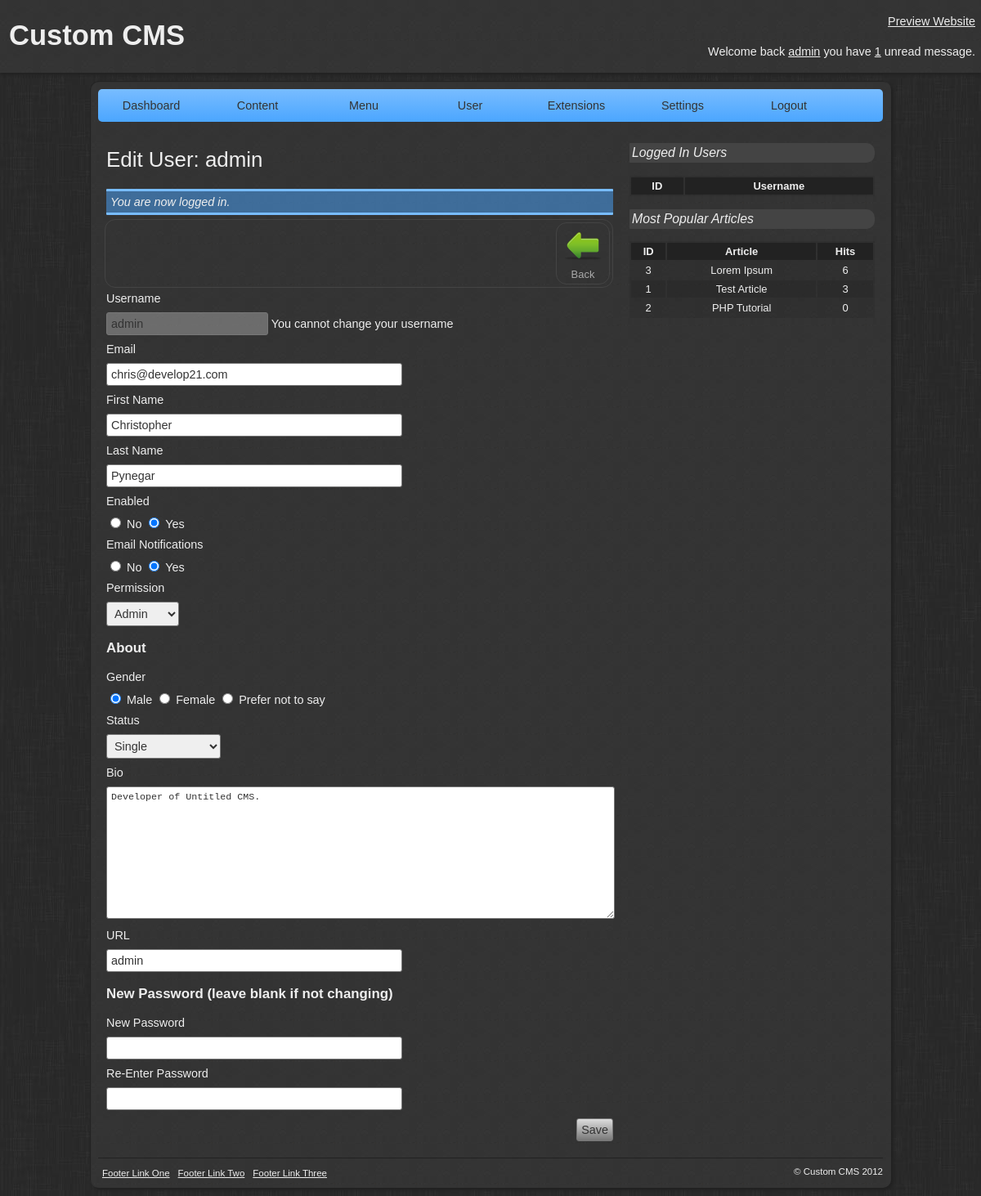
The page /admin/edit-user.php?id=1 (signed in) on the database its author committed.
### tables this page shows
CREATE TABLE IF NOT EXISTS `tbl_users` (
  `id` int(11) NOT NULL AUTO_INCREMENT,
  `permission` int(11) NOT NULL,
  `username` varchar(20) NOT NULL,
  `password` varchar(40) NOT NULL,
  `email` varchar(255) NOT NULL,
  `first_name` varchar(50) NOT NULL,
  `last_name` varchar(50) NOT NULL,
  `bio` text NOT NULL,
  `url` varchar(200) NOT NULL,
  `gender` varchar(1) NOT NULL,
  `status` varchar(50) NOT NULL,
  `email_notifications` int(1) NOT NULL,
  `enabled` int(1) NOT NULL,
  `date_modified` datetime NOT NULL,
  `date_created` datetime NOT NULL,
  PRIMARY KEY (`id`)
);

CREATE TABLE IF NOT EXISTS `tbl_articles` (
  `id` int(11) NOT NULL AUTO_INCREMENT,
  `author` int(11) NOT NULL,
  `category` int(11) NOT NULL,
  `name` varchar(255) NOT NULL,
  `content` text NOT NULL,
  `keywords` varchar(100) NOT NULL,
  `description` varchar(100) NOT NULL,
  `hits` int(11) NOT NULL,
  `published` int(1) NOT NULL,
  `comments` int(1) NOT NULL,
  `date_modified` datetime NOT NULL,
  `date_created` datetime NOT NULL,
  PRIMARY KEY (`id`)
);

### library/core/mysql.php (called while the page is built, shortened)
<?php
class MySQL {
	private $connection;
	public function open_connection() {
		$this->connection = mysql_connect(DATABASE_SERVER, DATABASE_USERNAME, DATABASE_PASSWORD);
		if(!$this->connection) {
			die("MySQL connection failed: " . mysql_error());
		} else {
			$db_select = mysql_select_db(DATABASE_NAME, $this->connection);
		}
	}
	public function query($sql) {
		$result = mysql_query($sql, $this->connection);
		return $result;
	}
	public function fetch_array($result) {
		return mysql_fetch_array($result);
	}
}
$database = new MySQL();
?>

### library/core/message.php (called while the page is built, shortened)
<?php
class Message extends Core {
	public static $table_name = 'messages';
	public static function unread_messages($user) {
		global $database;
		$sql = "SELECT COUNT(*) FROM " . DATABASE_TBL_PREFIX . static::$table_name . " WHERE recieved=0 AND recipient='{$user}'";
		$result = $database->query($sql);
		$row = $database->fetch_array($result);
		return array_shift($row);
	}
}
?>

### library/core/core.php (called while the page is built, shortened)
<?php
class Core {
	protected static $table_name;
	public static function instantiate($record) {
		$object = new $class_name;
		foreach($record as $attribute => $value) {
			if($object->has_attribute($attribute)) {
				$object->$attribute = $value;
			}
		}
		return $object;
	}
	public static function find_all() {
		return static::find_by_sql("SELECT * FROM " . DATABASE_TBL_PREFIX . static::$table_name . " ORDER BY id ASC");
	}
	public static function find_by_id($id=0) {
		$result_array = static::find_by_sql("SELECT * FROM " . DATABASE_TBL_PREFIX . static::$table_name . " WHERE id={$id} LIMIT 1");
		return !empty($result_array) ? array_shift($result_array) : false;
	}
	public static function find_by_sql($sql="") {
		global $database;
		$result = $database->query($sql);
		$object_array = array();
		while($row = $database->fetch_array($result)) {
			$object_array[] = static::instantiate($row);
		}
		return $object_array;
	}
	private function has_attribute($attribute) {
		$object_vars = get_object_vars($this);
		return array_key_exists($attribute, $object_vars);
	}
}
?>

### library/core/permission.php (called while the page is built, shortened)
<?php
class Permission extends Core {
	public static function access($access) {
		global $session;
		$user = User::find_by_id($session->user_id);
		$permission = Permission::find_by_id($user->permission);
	}
}
?>

### library/core/article.php (called while the page is built, shortened)
<?php
class Article extends Core {
	public static $table_name = 'articles';
	public static function most_popular($number = 3) {
		return static::find_by_sql("SELECT * FROM " . DATABASE_TBL_PREFIX . self::$table_name . " ORDER BY hits DESC LIMIT {$number}");
	}
}
?>

### admin/edit-user.php (the view, shortened to what this page needs)
<?php
require_once('../library/load.php');
Permission::access(4);
if($_GET['id']) {
	$user_id = $_GET['id'];
	if($user = User::find_by_id($_GET['id'])) {
		$username = $user->username;
		$email = $user->email;
		$password = $user->password;
		$date_created = $user->date_created;
	} else {
		$session->message('No user was selected.');
		redirect('manage-users.php');
	}
} else {
	$session->message('You must select a user to edit.');
	redirect('manage-users.php');
}
$title = 'Edit User: '.$user->username;
require(ADMIN_TEMPLATE.'header.php');
?>
<div class="toolbar">
    <a href="./manage-users.php" class="toolbar-button" title="Back to Manage Users" onclick="return confirm('Any unsaved changes will be lost. Continue?');"><img src="images/icons/back.png" />Back</a>
</div>
<form action="edit-user.php?id=<?php echo $user_id; ?>" method="post">
	<label for="username" class="label">Username</label>
	<input type="text" name="username" id="username" class="half-textbox input" value="<?php echo $user->username; ?>" disabled />
	<label for="username" class="noticelabel">You cannot change your username</label>
	<label for="email" class="label">Email</label>
	<input type="text" name="email" id="email" class="textbox input" value="<?php echo $user->email; ?>" />
	<label for="first_name" class="label">First Name</label>
	<input type="text" name="first_name" id="first_name" class="textbox input" value="<?php echo $user->first_name; ?>" />
	<label for="last_name" class="label">Last Name</label>
	<input type="text" name="last_name" id="last_name" class="textbox input" value="<?php echo $user->last_name; ?>" />
	<label for="enabled" class="label">Enabled</label>
	<?php
		if($user->enabled == FALSE) {
			$enabled1 = ' checked';
		} else {
			$enabled1 = FALSE;
		}
	?>
	<div class="buttonset">
		<input type="radio" name="enabled" id="enabled1" class="radio input" value="0"<?php echo $enabled1; ?> />
		<label for="enabled1" class="radiolabel">No</label>
		<?php
			if($user->enabled == TRUE) {
				$enabled2 = ' checked';
			} else {
				$enabled2 = FALSE;
			}
		?>
		<input type="radio" name="enabled" id="enabled2" class="radio input" value="1"<?php echo $enabled2; ?> />
		<label for="enabled2" class="radiolabel">Yes</label>
	</div>
	<label for="email_notifications" class="label">Email Notifications</label>
	<?php
		if($user->email_notifications == FALSE) {
			$em1 = ' checked';
		} else {
			$em1 = FALSE;
		}
	?>
	<div class="buttonset">
		<input type="radio" name="email_notifications" id="em1" class="radio input" value="0"<?php echo $em1; ?> />
		<label for="em1" class="radiolabel">No</label>
		<?php
			if($user->email_notifications == TRUE) {
				$em2 = ' checked';
			} else {
				$em2 = FALSE;
			}
		?>
		<input type="radio" name="email_notifications" id="em2" class="radio input" value="1"<?php echo $em2; ?> />
		<label for="em2" class="radiolabel">Yes</label>
	</div>
	<label for="permission" class="label">Permission</label>
	<select name="permission" id="permission" class="select input">
		<?php $permissions = Permission::find_all(); ?>
		<?php
			foreach($permissions as $permission):
			if($user->permission == $permission->id) {
				$selected = ' selected';
			} else {
				$selected = NULL;
			}
		?>
		<option value="<?php echo $permission->id; ?>"<?php echo $selected; ?>><?php echo $permission->name ?></option>
		<?php endforeach; ?>
	</select>
	<h3 class="heading3">About</h3>
	<label for="gender" class="label">Gender</label>
	<div class="buttonset">
		<?php
			if($user->gender == 'm') {
				$gender1 = ' checked';
			} else {
				$gender1 = NULL;
			}
		?>
		<input type="radio" name="gender" id="gender1" class="radio input" value="m"<?php echo $gender1; ?> />
		<label for="gender1" class="radiolabel">Male</label>
		<?php
			if($user->gender == 'f') {
				$gender2 = ' checked';
			} else {
				$gender2 = NULL;
			}
		?>
		<input type="radio" name="gender" id="gender2" class="radio input" value="f"<?php echo $gender2; ?> />
		<label for="gender2" class="radiolabel">Female</label>
		<?php
			if($user->gender == 'p') {
				$gender3 = ' checked';
			} else {
				$gender3 = NULL;
			}
		?>
		<input type="radio" name="gender" id="gender3" class="radio input" value="p"<?php echo $gender3; ?> />
		<label for="gender3" class="radiolabel">Prefer not to say</label>
	</div>
	<label for="status" class="label">Status</label>
	<select name="status" id="status" class="select input">
		<?php
			$statuses = Status::find_all();
			foreach($statuses as $status):
			if($user->status == $status->name) {
				$selected = ' selected';
			} else {
				$selected = NULL;
			}
		?>
		<option value="<?php echo $status->name; ?>"<?php echo $selected; ?>><?php echo $status->name; ?></option>
		<?php endforeach; ?>
	</select>
	<label for="bio" class="label">Bio</label>
	<textarea name="bio" id="bio" class="textarea input"><?php echo $user->bio; ?></textarea>
	<label for="url" class="label">URL</label>
	<input type="text" name="url" id="url" class="textbox input" value="<?php echo $user->url; ?>" />
	<h3 class="heading3">New Password (leave blank if not changing)</h3>
	<label for="password1" class="label">New Password</label>
	<input type="password" name="password1" id="password1" class="textbox input" value="" />
	<label for="password2" class="label">Re-Enter Password</label>
	<input type="password" name="password2" id="password2" class="textbox input" value="" />
	<div class="buttonset">
    	<input type="submit" name="submit" class="button input" value="Save" />
    </div>
</form>
<?php
require(ADMIN_TEMPLATE.'footer.php');
?>

### templates/admin/newdefault/header.php (shortened to what this page needs)
<!DOCTYPE html>
<html lang="en">
<head>
    <link rel="stylesheet" media="screen" href="../templates/admin/newdefault/css/modal.css" />
    <link rel="stylesheet" media="screen" href="../templates/admin/newdefault/css/style.css" />
</head>
<body>
	<div class="header">
    	<div class="header-left">
        	<h1>Custom CMS</h1>
        </div>
        <div class="header-right">
        	<p><a href="../" title="Preview Website">Preview Website</a></p>
            <p>Welcome back <a href="./profile.php?id=<?php echo $_SESSION['user_id']; ?>" title="Your Profile"><?php echo $_SESSION['user_username']; ?></a> you have <a href="./messages.php"><?php echo Message::unread_messages($_SESSION['user_id']); ?></a> unread message<?php if(Message::unread_messages($_SESSION['user_id']) != 1) { echo 's'; } ?>.</p>
        </div>
    </div>
    <div class="wrapper">
    	<ul class="nav">
        	<li><a href="./" title="Dashboard">Dashboard</a></li>
            <li>
            	<a href="#">Content</a>
            </li>
            <li>
            	<a href="#">Menu</a>
            </li>
            <li>
            	<a href="#">User</a>
            </li>
            <li>
            	<a href="#">Extensions</a>
            </li>
            <li><a href="./settings.php" title="System Settings">Settings</a></li>
            <li><a href="./logout.php" title="Logout">Logout</a></li>
        </ul>
    	<div class="content">
        	<h2><?php echo $title; ?></h2>
            <?php if(isset($_SESSION['message'])) {
				echo '<div class="message">'.$_SESSION['message'].'</div>';
			} ?>

### templates/admin/newdefault/footer.php
</div>
        <div class="sidebar">
        	<h3>Logged In Users</h3>
            <table class="sidebar-table">
            	<tr>
                    <th>ID</th>
                    <th>Username</th>
                </tr>
            </table>
            <h3>Most Popular Articles</h3>
			<table class="sidebar-table">
				<tr>
					<th>ID</th>
					<th>Article</th>
					<th>Hits</th>
				</tr>
				<?php
					$most_popular_articles = Article::most_popular();
					foreach($most_popular_articles as $mpa):
				?>
				<tr>
					<td><?php echo $mpa->id; ?></td>
					<td><?php echo $mpa->name; ?></td>
					<td><?php echo $mpa->hits; ?></td>
				</tr>
				<?php endforeach; ?>
			</table>
        </div>
        <div class="footer">
            <div class="footer-left">
                <ul>
                    <li><a href="#">Footer Link One</a></li>
                    <li><a href="#">Footer Link Two</a></li>
                    <li><a href="#">Footer Link Three</a></li>
                </ul>
            </div>
            <div class="footer-right">
                <p>&copy; Custom CMS 2012</p>
            </div>
        </div>
    </div>
</body>
</html>

### templates/admin/newdefault/css/style.css (style rules this page uses)
body { margin: 0; padding: 0; font: .9em Arial; background: url('../images/background.jpg') #222; }
.header { background: url('../images/background_noise.jpg') #333; color: #EEE; padding: 1px; overflow: hidden; margin: 0; box-shadow: 0px 3px 3px #222; }
.header-left { float: left; }
.header-right { float: right; text-align: right; }
.header h1 { font-size: 2.4em; padding: 0px 0px 0px 10px; }
.header p { padding: 3px 6px; }
.header a, .header a:link, .header a:visited { color: #EEE; }
.wrapper { background: url('../images/background_noise.jpg') #333; width: 960px; margin: 10px auto; overflow: hidden; padding: 10px; color: #EEE; border-radius: 10px; box-shadow: 3px 3px 3px #222, inset 1px 1px 1px #222; }
.nav { background: url('../images/nav.jpg') repeat-x #4BA6FF; background: -moz-linear-gradient(0% 100% 90deg, #4BA6FF, #78BCFF) #4BA6FF; background: -webkit-gradient(linear, 50% 0%, 50% 100%, from(#78BCFF), to(#4BA6FF)); border-radius: 5px }
.nav, .nav ul { margin: 0; padding: 0; list-style: none; width: 960px; float: left; text-align: center; }
.nav li { float: left; width: 130px; }
.nav a { display: block; color: #333; text-decoration: none; padding: 12px 10px; transition: linear all .2s; -moz-transition: linear all .2s; -webkit-transition: linear all .2s; }
.content { width: 620px; float: left; padding: 10px; }
.content h2 { font-size: 1.8em; font-weight: 500; }
.sidebar { width: 300px; float: left; padding: 10px; }
.sidebar h3 { font-size: 1.1em; background: #444; padding: 3px; border-radius: 1px 10px 10px 1px; font-weight: 500; font-style: italic; }
.sidebar-table { width: 100%; font-size: .9em; background: #2F2F2F; background: rgba(11, 11, 11, .1); }
.sidebar-table tr:nth-child(odd) { background: rgba(28, 28, 28, .2); }
.sidebar-table th { background: #222; padding: 3px; border-radius: 1px 1px 0px 0px; }
.sidebar-table td { text-align: center; padding: 3px; }
.footer { width: 960px; padding: 10px 0 0; margin: 10px auto 0px; overflow: hidden; color: #EEE; font-size: .8em; border-top: 1px solid #222; }
.footer-left { float: left; }
.footer-right { float: right; }
.footer p { margin: 0; padding: 0; }
.footer ul { overflow: hidden; text-align: center; list-style: none; margin: 0; padding: 0; }
.footer ul li { float: left; }
.footer ul li a, .footer ul li a:link, .footer ul li a:visited { color: #EEE; display: block; padding: 2px 5px; transition: linear all 0.5s; -moz-transition: linear all 0.5s; -webkit-transition: linear all 0.5s; }
.message { width: 610px; padding: 5px; font-style: italic; margin: 5px auto; border-radius: 1px; background: #4BA6FF; background: rgba(75, 166, 255, .5); border-top: 3px solid #78BCFF; border-bottom: 3px solid #78BCFF; }
.label { display: block; margin: 9px 0; }
.input { padding: 5px; font-size: 1em; border: 1px solid #777; border-radius: 3px; color: #333; transition: linear all 0.5s; -moz-transition: linear all 0.5s; -webkit-transition: linear all 0.5s; }
.textbox { width: 350px; }
.textarea { width: 610px; height: 150px; }
.button { display: block; float: right; margin: 10px 0px 10px 10px; cursor: pointer; background: -moz-linear-gradient(0% 100% 90deg, #999, #DDD) #999; background: -webkit-gradient(linear, 50% 0%, 50% 100%, from(#DDD), to(#777)); }
.radio { border: none; }
.toolbar { float: right; border: 1px solid #444; padding: 3px; border-radius: 13px; margin: 0 0 5px; width: 614px; }
.toolbar-button, .toolbar-button:link, .toolbar-button:visited { padding: 4px 8px; color: #AAA; text-decoration: none; float: right; border-radius: 13px; margin: 0px 0px 0px 5px; border: 1px solid #444; font-size: .9em; text-align: center; vertical-align: baseline; width: 48px; transition: linear all 0.5s; -moz-transition: linear all 0.5s; -webkit-transition: linear all 0.5s; }
.toolbar-button img { border: none; }

### rows shown on the page
tbl_users: username "Edit User: admin", username "admin", email "chris@develop21.com", first_name "Christopher", last_name "Pynegar", bio "Developer of Untitled CMS.", url "admin"
tbl_articles: id "3", name "Lorem Ipsum", hits "6"
tbl_articles: id "1", name "Test Article", hits "3"
tbl_articles: id "2", name "PHP Tutorial", hits "0"

### other values the page prints
$_SESSION['user_username'] "admin"
Message::unread_messages($_SESSION['user_id']) "1"
$_SESSION['message'] "You are now logged in."
form field permission "Admin"
form field status "Single"
